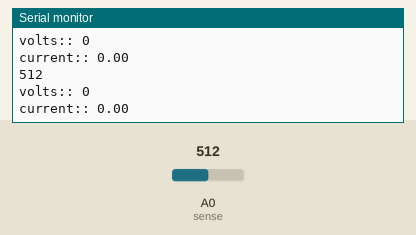
Simulated run of this sketch. Board: Arduino Uno, built with avr-gcc and run on an emulated ATmega328P. On the bench: the last lines printed to the serial monitor. The test bench sets the inputs (shaded band); at power-on: A0 (sense) = 512.

Above: at 1.3 s.
1.4 s: A0 (sense) set to 716
At 1.82 s:
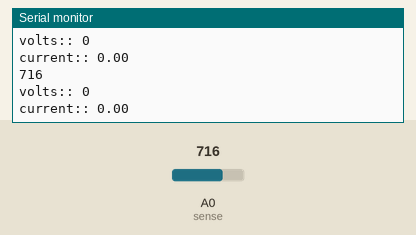
2.9 s: A0 (sense) set to 900
At 3.32 s:
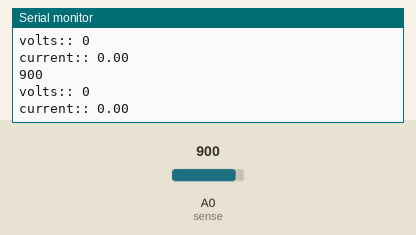
Timing chart, 0 to 5.9 s (numbered marks = the images above; inputs shaded):
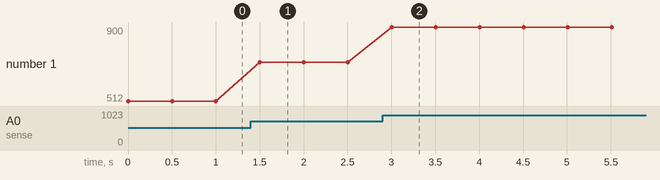

Measured:
- after the input at 1.4 s, the serial monitor: prints a new line after 0.10 s (image 1)
- after the input at 2.9 s, the serial monitor: prints a new line after 0.11 s (image 2)
- plotted number 1: 512 → 716 after the input at 1.4 s, 716 → 900 after the input at 2.9 s

The sketch:

current_sensor.ino
```cpp
int sense= A0;
int acsinitial=2.5;
int volt;
float current;
int val;

void setup() {
  Serial.begin (9600);

}

void loop() {
val= analogRead(sense);
Serial.println(val);
volt= (val/1024)*5;
current=(volt-acsinitial)/100;
Serial.print("volts:: ");
Serial.println(volt);
Serial.print("current:: ");
Serial.println(current);
delay(500);
}
```
